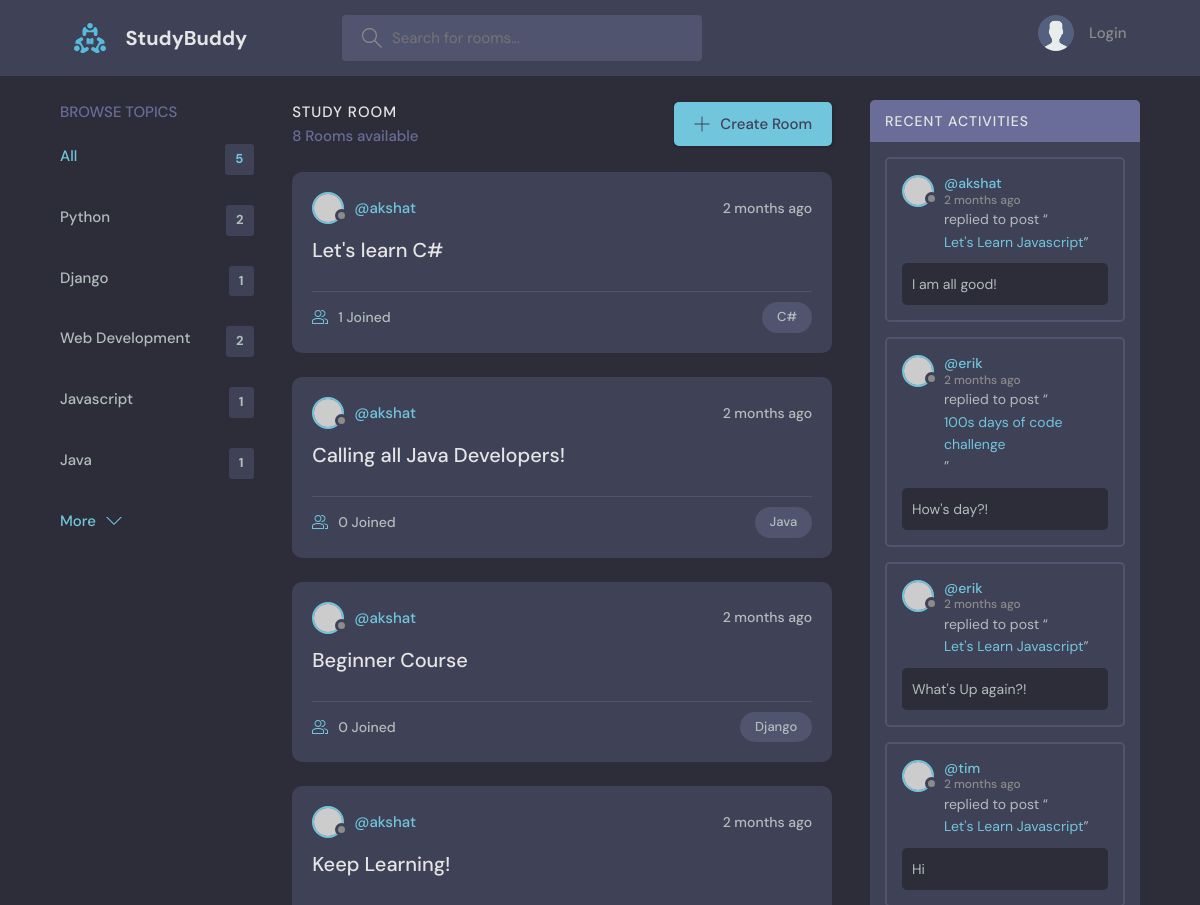
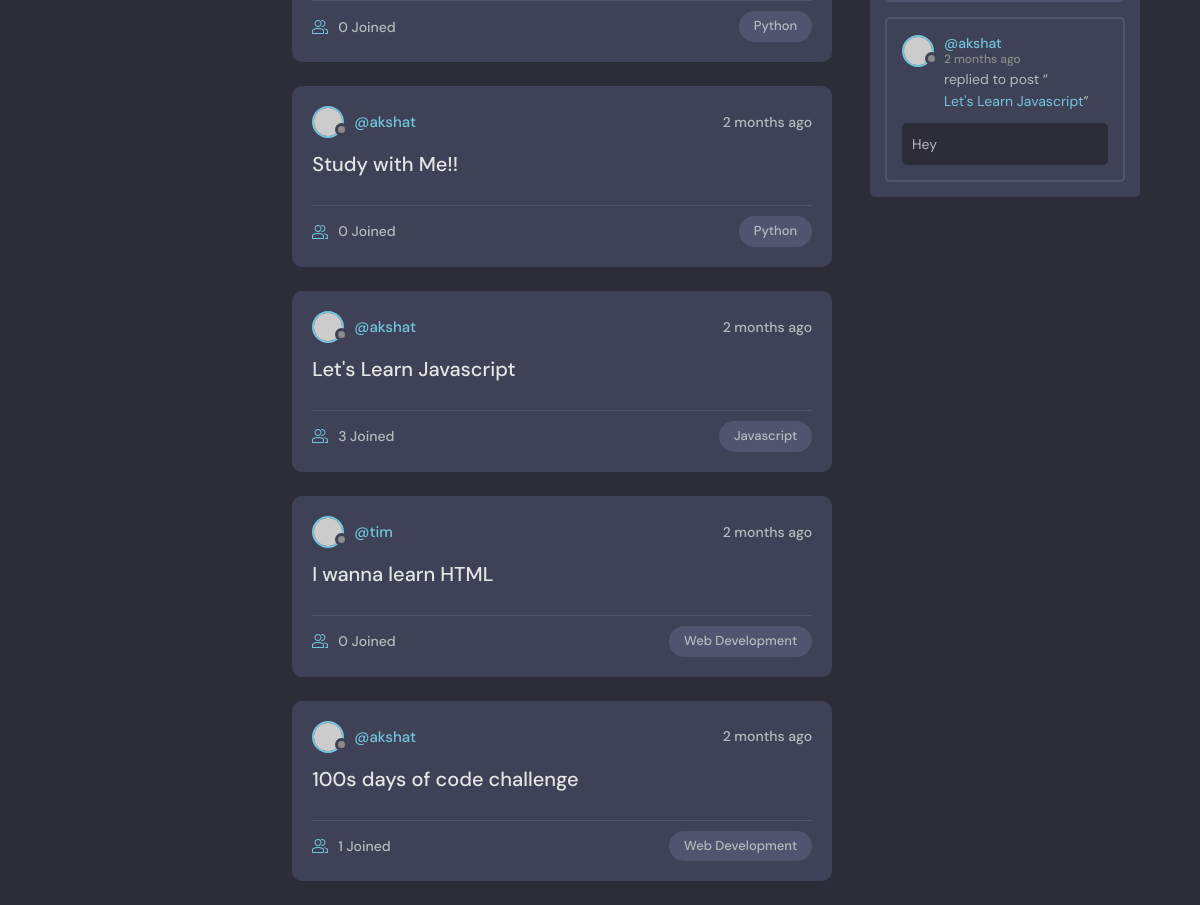
The page / on the database its author committed (2 pictures, top to bottom).
### base/models.py (models this page shows, shortened)
class Topic(models.Model):
    name = models.CharField(max_length= 200)

class Room(models.Model):
    host = models.ForeignKey(User, on_delete=models.SET_NULL, null=True)
    topic = models.ForeignKey(Topic, on_delete=models.SET_NULL, null=True)
    name = models.CharField(max_length=200)
    description = models.TextField(null=True, blank = True)
    participants = models.ManyToManyField(User, related_name = 'participants')
    updated = models.DateTimeField(auto_now=True)
    created = models.DateTimeField(auto_now_add=True)
    class Meta:
        ordering = ['-updated','-created']
    def __str__(self):
        return self.name

class Message(models.Model):
    user = models.ForeignKey(User, on_delete=models.CASCADE)
    room = models.ForeignKey(Room, on_delete=models.CASCADE)
    body = models.TextField()
    updated = models.DateTimeField(auto_now=True)
    created = models.DateTimeField(auto_now_add=True)
    class Meta:
        ordering = ['-updated','-created']
    def __str__(self):
        return self.body[0:50]

### base/views.py (the view)
# urls.py: path('',views.home, name="home"),
def home(request):
    q = request.GET.get('q') if request.GET.get('q') != None  else ''
    rooms = Room.objects.filter(
        Q(topic__name__icontains = q) |
        Q(name__icontains=q) |
        Q(description__icontains = q)
    )
    rooms_count = rooms.count()
    topics = Topic.objects.all().order_by()[0:5]
    room_messages = Message.objects.filter(room__topic__name__icontains=q)
    context = {'rooms': rooms, 'topics':topics, 'rooms_count':rooms_count, 'room_messages':room_messages }
    return render(request, 'base/home.html', context)

### base/templates/base/home.html (shortened to what this page needs)
{% extends 'main.html' %}
{% block content %}
<main class="layout layout--3">
  <div class="container">
    {% include 'base/topics_component.html' %}
    <div class="roomList">
      <div class="roomList__header">
        <div>
          <h2>Study Room</h2>
          <p>{{rooms_count}} Rooms available</p>
        </div>
        <a class="btn btn--main" href="{% url 'create-room'%}">
          <svg
            version="1.1"
            xmlns="http://www.w3.org/2000/svg"
            width="32"
            height="32"
            viewBox="0 0 32 32"
          >
            <title>add</title>
            <path
              d="M16.943 0.943h-1.885v14.115h-14.115v1.885h14.115v14.115h1.885v-14.115h14.115v-1.885h-14.115v-14.115z"
            ></path>
          </svg>
          Create Room
        </a>
      </div>
      {% include 'base/feed_component.html' %}
    </div>
    {% include 'base/activity_component.html' %}
  </div>
</main>
{% endblock content %}

### base/templates/base/topics_component.html
<div class="topics">
    <div class="topics__header">
      <h2>Browse Topics</h2>
    </div>
    <ul class="topics__list">
      <li>
        <a href="{% url 'home' %}" class="active">All <span>{{topics.count}}</span></a>
      </li>
      {% for topic in topics %}
      <li>
        <a href="{% url 'home' %}?q={{topic.name}}">{{topic.name}}<span>{{topic.room_set.all.count}}</span></a>
      </li>
      {% endfor %}
    </ul>
    <a class="btn btn--link" href="{% url 'topics' %}">
      More
      <svg
        version="1.1"
        xmlns="http://www.w3.org/2000/svg"
        width="32"
        height="32"
        viewBox="0 0 32 32"
      >
        <title>chevron-down</title>
        <path d="M16 21l-13-13h-3l16 16 16-16h-3l-13 13z"></path>
      </svg>
    </a>
  </div>

### base/templates/base/feed_component.html (shortened to what this page needs)
{% for room in rooms %}
<div class="roomListRoom">
  <div class="roomListRoom__header">
    <a href="{% url 'user-profile' room.host.id %}" class="roomListRoom__author">
      <div class="avatar avatar--small">
        <img src="https://randomuser.me/api/portraits/women/11.jpg" />
      </div>
      <span>@{{room.host.username}}</span>
    </a>
    <div class="roomListRoom__actions">
      <span>{{room.created|timesince}} ago</span>
    </div>
  </div>
  <div class="roomListRoom__content">
    <a href="{%url 'room' room.id %}">{{room.name}}</a>
  </div>
  <div class="roomListRoom__meta">
    <a href="{%url 'room' room.id %}" class="roomListRoom__joined">
      {{room.participants.all.count}} Joined
    </a>
    <p class="roomListRoom__topic">{{room.topic.name}}</p>
  </div>
</div>
{% endfor %}

### base/templates/base/activity_component.html (shortened to what this page needs)
<div class="activities">
  <div class="activities__header">
    <h2>Recent Activities</h2>
  </div>
  {% for message in room_messages %}
  <div class="activities__box">
    <div class="activities__boxHeader roomListRoom__header">
      <a href="{% url 'user-profile' message.user.id %}" class="roomListRoom__author">
        <div class="avatar avatar--small">
          <img src="https://randomuser.me/api/portraits/women/11.jpg" />
        </div>
        <p>
          @{{message.user.username}}
          <span>{{message.created|timesince}} ago</span>
        </p>
      </a>
    </div>
    <div class="activities__boxContent">
      <p>
        replied to post “<a href="{% url 'room' message.room.id %}">{{message.room}}</a
        >”
      </p>
      <div class="activities__boxRoomContent">
        {{message}}
      </div>
    </div>
  </div>
  {% endfor %}
</div>

### rows shown on the page
Topic: name "Python", room_set.all.count "2"
Topic: name "Django", room_set.all.count "1"
Topic: name "Web Development", room_set.all.count "2"
Topic: name "Javascript", room_set.all.count "1"
Topic: name "Java", room_set.all.count "1"
Room: host.username "akshat", created "2 months", name "Let's learn C#", participants.all.count "1", topic.name "C#"
Room: host.username "akshat", created "2 months", name "Calling all Java Developers!", participants.all.count "0", topic.name "Java"
Room: host.username "akshat", created "2 months", name "Beginner Course", participants.all.count "0", topic.name "Django"
Room: host.username "akshat", created "2 months", name "Keep Learning!", participants.all.count "0", topic.name "Python"
Room: host.username "akshat", created "2 months", name "Study with Me!!", participants.all.count "0", topic.name "Python"
Room: host.username "akshat", created "2 months", name "Let's Learn Javascript", participants.all.count "3", topic.name "Javascript"
Room: host.username "tim", created "2 months", name "I wanna learn HTML", participants.all.count "0", topic.name "Web Development"
Room: host.username "akshat", created "2 months", name "100s days of code challenge", participants.all.count "1", topic.name "Web Development"
Message: user.username "akshat", created "2 months", room "Let's Learn Javascript", body "I am all good!"
Message: user.username "erik", created "2 months", room "100s days of code challenge", body "How's day?!"
Message: user.username "erik", created "2 months", room "Let's Learn Javascript", body "What's Up again?!"
Message: user.username "tim", created "2 months", room "Let's Learn Javascript", body "Hi"
Message: user.username "akshat", created "2 months", room "Let's Learn Javascript", body "Hey"

### other values the page prints
{{ topics.count }} "5"
{{ rooms_count }} "8"
